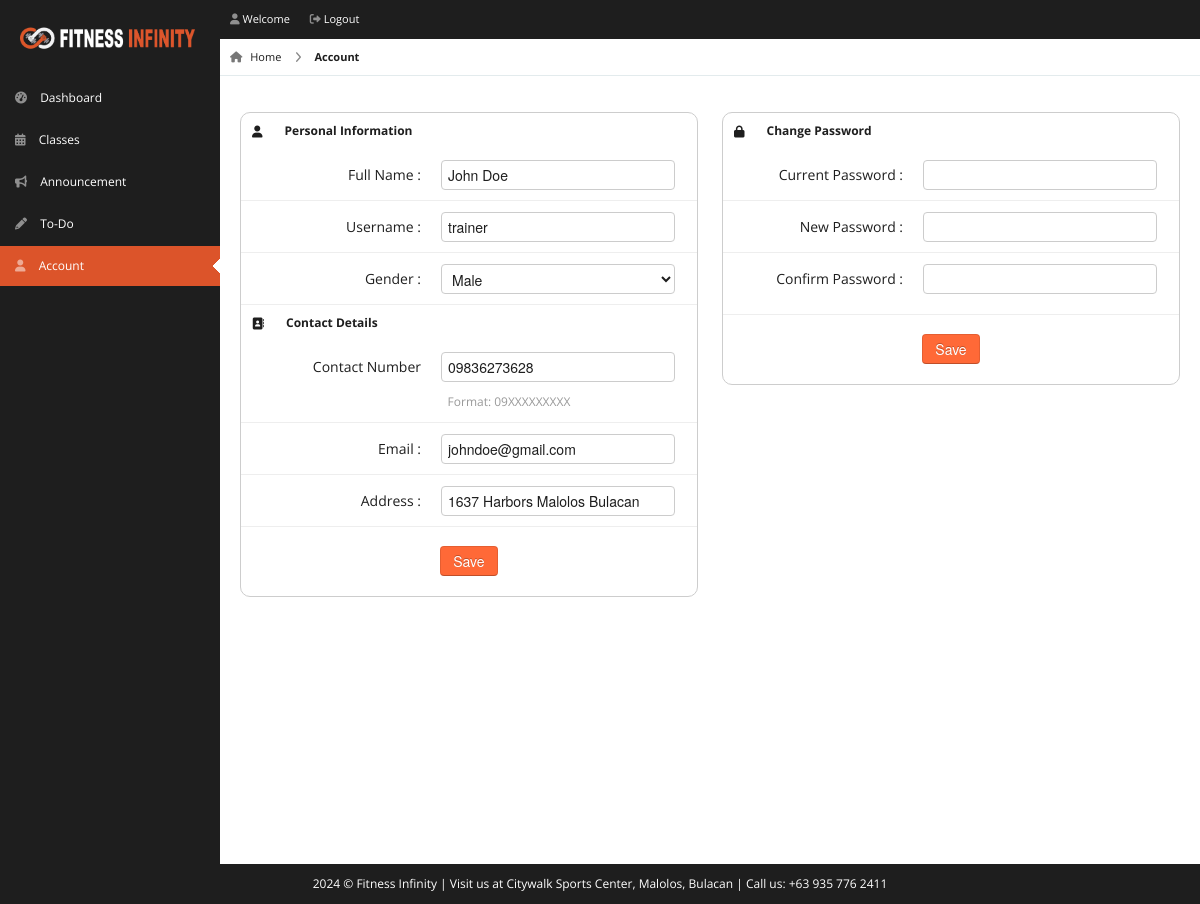
Page /pages/trainer/edit-account.php (signed in) on the committed database.
### tables this page shows
CREATE TABLE `staffs` (
  `user_id` int(11) NOT NULL,
  `email` varchar(100) NOT NULL,
  `fullname` varchar(100) NOT NULL,
  `address` varchar(150) NOT NULL,
  `designation` varchar(20) NOT NULL,
  `gender` varchar(10) NOT NULL,
  `contact` varchar(11) NOT NULL,
  `username` varchar(20) DEFAULT NULL,
  `password` varchar(100) DEFAULT NULL
);

### pages/trainer/edit-account.php (the view, shortened to what this page needs)
<!DOCTYPE html>
<html lang="en">
<head>
    <link rel="stylesheet" href="../../css/bootstrap.min.css" />
    <link rel="stylesheet" href="../../css/bootstrap-responsive.min.css" />
    <link rel="stylesheet" href="../../css/fullcalendar.css" />
    <link rel="stylesheet" href="../../css/matrix-style.css" />
    <link rel="stylesheet" href="../../css/matrix-media.css" />
    <link rel="stylesheet" href="../css/jquery.gritter.css" />
    <link rel="stylesheet" href="https://cdnjs.cloudflare.com/ajax/libs/font-awesome/6.0.0/css/all.min.css">
</head>
<body>
    <div id="header">
        <h1><a href="dashboard.html">Fitness Infinity</a></h1>
    </div>
    <?php include 'includes/topheader.php' ?>
    <?php $page = 'account';
    include 'includes/sidebar.php' ?>
    <?php
    include 'dbcon.php';
    $qry = "select * from staffs WHERE user_id='" . $_SESSION['user_id'] . "'";
    $result = mysqli_query($con, $qry);
    while ($row = mysqli_fetch_array($result)) {
        ?>
        <div id="content">
            <div id="content-header">
                <div id="breadcrumb"> <a href="index.php" title="Go to Home" class="tip-bottom"><i class="fas fa-home"></i>
                        Home</a> <a href="edit-account.php" class="current">Account</a> </div>
            </div>
            <div class="container-fluid">
                <div class="row-fluid">
                    <div class="span6">
                        <div class="widget-box widget-box-bordered">
                            <div class="widget-title"> <span class="icon"> <i class="fas fa-user"></i> </span>
                                <h5>Personal Information</h5>
                            </div>
                            <div class="widget-content nopadding">
                                <form action="edit-account-req.php" method="POST" class="form-horizontal" id="memberForm">
                                    <div class="control-group">
                                        <label class="control-label">Full Name :</label>
                                        <div class="controls">
                                            <input type="text" class="span11" name="fullname" required minlength="3"
                                                value='<?php echo $row['fullname']; ?>' />
                                        </div>
                                    </div>
                                    <div class="control-group">
                                        <label class="control-label">Username :</label>
                                        <div class="controls">
                                            <input type="text" class="span11" name="username" id="username"
                                                placeholder="Username" required minlength="4"
                                                value='<?php echo $row['username']; ?>' />
                                        </div>
                                    </div>
                                    <div class="control-group">
                                        <label class="control-label">Gender :</label>
                                        <div class="controls">
                                            <select name="gender" required="required" id="select" class="span11" required>
                                                <option value="Male" <?php if ($row['gender'] == 'Male')
                                                    echo 'selected'; ?>>Male</option>
                                            </select>
                                        </div>
                                    </div>
                                    <div class="widget-title"> <span class="icon"> <i class="fas fa-address-book"></i>
                                        </span>
                                        <h5>Contact Details</h5>
                                    </div>
                                    <div class="control-group">
                                        <label for="normal" class="control-label">Contact Number</label>
                                        <div class="controls">
                                            <input type="text" id="mask-phone" name="contact" pattern="09[0-9]{9}"
                                                class="span11 mask text" value='<?php echo $row['contact']; ?>' required>
                                            <span class="help-block blue span8">Format: 09XXXXXXXXX</span>
                                        </div>
                                    </div>
                                    <div class="control-group">
                                        <label class="control-label">Email :</label>
                                        <div class="controls">
                                            <input type="email" class="span11" name="email" required
                                                value='<?php echo $row['email']; ?>' />
                                        </div>
                                    </div>
                                    <div class="control-group">
                                        <label class="control-label">Address :</label>
                                        <div class="controls">
                                            <input type="text" class="span11" name="address" required minlength="10"
                                                value='<?php echo $row['address']; ?>' />
                                        </div>
                                    </div>
                                    <div class="form-actions text-center">
                                        <button type="submit" class="btn btn-primary">Save</button>
                                    </div>
                                </form>
                            </div>
                        </div>
                    </div>
                    <div class="span6">
                        <div class="widget-box widget-box-bordered">
                            <div class="widget-title"> <span class="icon"> <i class="fas fa-lock"></i>
                                </span>
                                <h5>Change Password</h5>
                            </div>
                            <div class="widget-content nopadding">
                                <div class="form-horizontal">
                                    <form action="actions/change-password.php" method="POST">
                                        <div class="control-group">
                                            <label class="control-label">Current Password :</label>
                                            <div class="controls">
                                                <input type="password" class="span11" name="current_password" required />
                                            </div>
                                        </div>
                                        <div class="control-group">
                                            <label class="control-label">New Password :</label>
                                            <div class="controls">
                                                <input type="password" class="span11" name="new_password"
                                                    pattern="^(?=.*[a-z])(?=.*[A-Z])(?=.*\d)(?=.*[\W_]).{8,}$"
                                                    title="Password must contain at least one uppercase letter, one lowercase letter, one number, one symbol, and be at least 8 characters long."
                                                    required />
                                            </div>
                                        </div>
                                        <div class="control-group">
                                            <label class="control-label">Confirm Password :</label>
                                            <div class="controls">
                                                <input type="password" class="span11" name="confirm_password"
                                                    required />
                                            </div>
                                        </div>
                                        <div class="form-actions text-center">
                                            <button type="submit" class="btn btn-primary">Save</button>
                                        </div>
                                    </form>
                                </div>
                            </div>
                            <?php
    }
    ?>
                    </div>
                </div>
            </div>
        </div>
    </div>
    <div class="row-fluid">
        <div id="footer" class="span12"> <?php echo date("Y"); ?> &copy; Fitness Infinity | Visit us at Citywalk Sports
            Center, Malolos, Bulacan | Call us: +63 935 776 2411</a> </div>
    </div>
</body>
</html>

### css/matrix-style.css (style rules this page uses)
* { outline: none !important; -moz-outline: none !important; }
html, body { height: 100%; }
body { overflow-x: hidden; margin-top: -10px; font-family: "Open Sans", sans-serif; font-size: 12px; color: #1e1e1e; }
a { color: #666; }
select, textarea, input[type="text"], input[type="password"], input[type="datetime"], input[type="datetime-local"], input[type="date"], input[type="month"], input[type="time"], input[type="week"], input[type="number"], input[type="email"], input[type="url"], input[type="search"], input[type="tel"], input[type="color"], .uneditable-input, .label, .dropdown-menu, .btn, .well, .progress, .table-bordered, .btn-group>.btn:first-child, .btn-group>.btn:last-child, .btn-group>.btn:last-child, .btn-group>.dropdown-toggle, .alert { border-radius: 4px; }
.btn, textarea, input[type="text"], input[type="password"], input[type="datetime"], input[type="datetime-local"], input[type="date"], input[type="month"], input[type="time"], input[type="week"], input[type="number"], input[type="email"], input[type="url"], input[type="search"], input[type="tel"], input[type="color"], .uneditable-input { box-shadow: none; }
.progress, .progress-success .bar, .progress .bar-success, .progress-warning .bar, .progress .bar-warning, .progress-danger .bar, .progress .bar-danger, .progress-info .bar, .progress .bar-info, .btn, .btn-primary { background-image: none; }
.form-horizontal .form-actions { padding-left: 20px; }
#footer { padding: 10px; text-align: center; }
#header { height: 77px; position: relative; width: 100%; z-index: -9; }
#header h1 { background: url("../img/logo.png") no-repeat scroll 0 0 transparent; background-size: contain; height: 31px; left: 20px; line-height: 600px; overflow: hidden; position: relative; top: 26px; width: 175px; }
#header h1 a { display: block; }
#content { background: none repeat scroll 0 0 #fff; margin-left: 220px; margin-right: 0; padding-bottom: 25px; position: relative; min-height: 100%; width: auto; }
#content-header { position: abslute; width: 100%; margin-top: -38px; z-index: 20; }
.container-fluid .row-fluid:first-child { margin-top: 20px; }
#breadcrumb { background-color: #fff; border-bottom: 1px solid #e3ebed; }
#breadcrumb a { padding: 8px 20px 8px 10px; display: inline-block; background-image: url("../img/breadcrumb.png"); background-position: center right; background-repeat: no-repeat; font-size: 11px; color: #1e1e1e; }
#breadcrumb a:last-child { background-image: none; }
#breadcrumb a.current { font-weight: bold; color: #1e1e1e; }
#breadcrumb a i { margin-right: 5px; opacity: 0.6; }
.widget-box { background: none repeat scroll 0 0 #fff; border-radius: 10px; clear: both; margin-top: 16px; margin-bottom: 16px; position: relative; }
.widget-box-bordered { border: 1px solid #cdcdcd; }
.widget-title, .modal-header, .table th, div.dataTables_wrapper .ui-widget-header { height: 36px; }
.widget-title span.icon { padding: 9px 10px 7px 11px; float: left; }
.widget-title h5 { color: #1e1e1e; float: left; font-size: 12px; font-weight: bold; padding: 12px; line-height: 12px; margin: 0; }
.widget-content { padding: 15px; }
.nopadding { padding: 0 !important; }
form { margin-bottom: 0; }
.form-horizontal .control-group { border-top: 1px solid #ffffff; border-bottom: 1px solid #eeeeee; margin-bottom: 0; }
.form-horizontal .control-label { padding-top: 15px; width: 180px; }
.form-horizontal .controls { margin-left: 200px; padding: 10px 0; }
.form-horizontal .form-actions { margin-top: 0; margin-bottom: 0; }
.help-block, .help-inline { color: #999999; }
#footer { color: #fff; }

### css/matrix-media.css (style rules this page uses)
body { background: #1e1e1e; }
#header { background-color: #1e1e1e; margin-top: 10px; }

### rows in the picture
staffs: fullname "John Doe", username "trainer", gender "Male", contact "09836273628", email "johndoe@gmail.com", address "1637 Harbors Malolos Bulacan"
